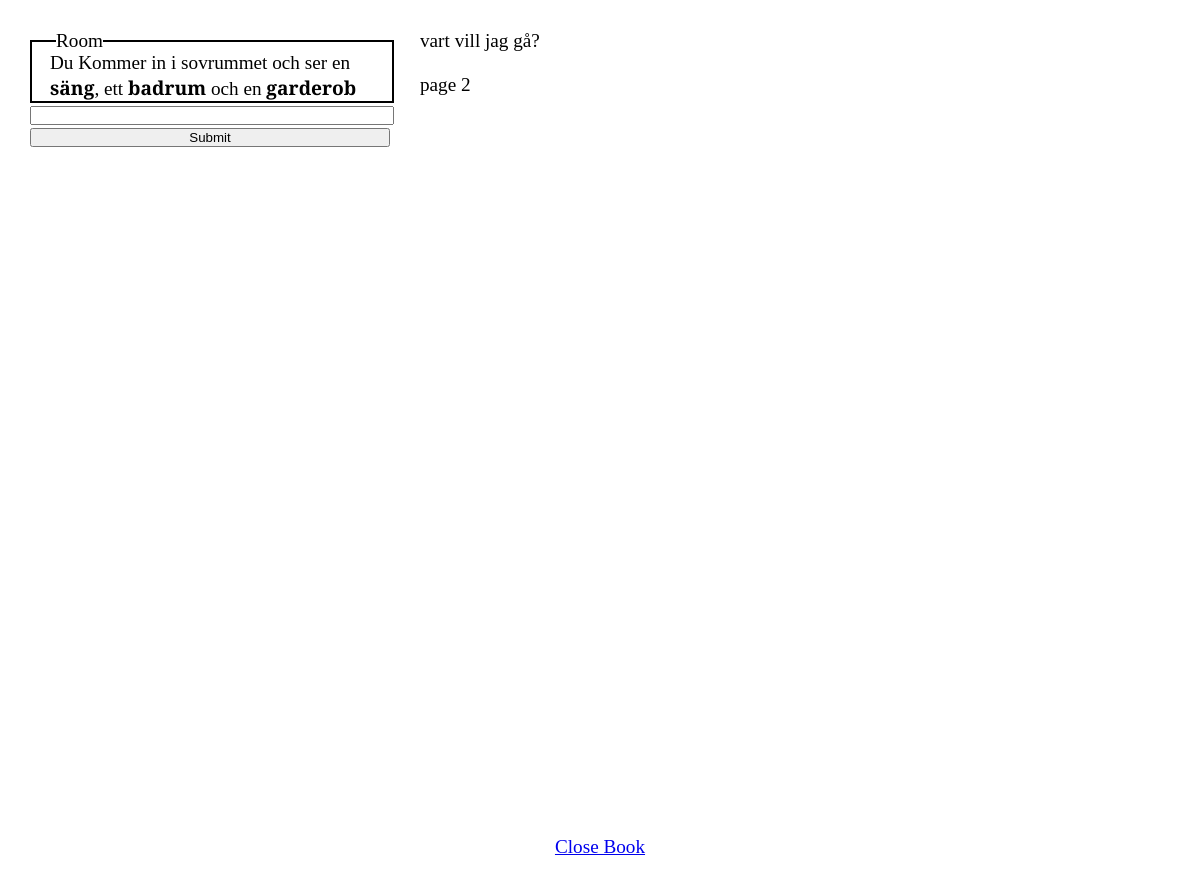
The app's page /play.php?page=2 with its own data.
### tables this page shows
CREATE TABLE `story` (
  `id` int(10) UNSIGNED NOT NULL,
  `text` text NOT NULL,
  `plats` text NOT NULL
);

### play.php (the view, shortened to what this page needs)
<!doctype html>
<html lang="se">
<head>
	<link rel="stylesheet" href="css/style.css">
	<link rel="stylesheet" type="text/css" href="css/add.css">
</head>
<body>
<main class="content">
	<section>
<?php
	include_once 'include/dbinfo.php';
	$dbh = new PDO('mysql:host=localhost;dbname=te16;charset=utf8mb4', $dbuser, $dbpass);
	if (isset($_GET['page'])) {
		$filteredPage = filter_input(INPUT_GET, "page", FILTER_VALIDATE_INT);
		$stmt = $dbh->prepare("SELECT * FROM story WHERE id = :id");
		$stmt->bindParam(':id', $filteredPage);
		$stmt->execute();
		$storyrow = $stmt->fetch(PDO::FETCH_ASSOC);
		echo "<p>" . $storyrow['text'] . "</p>";
		echo "<br><p>page " . $filteredPage . "</p>";
		echo "<a class='closeBok' href='/Webserver/Hemlig/Solo/play.php'>" . 'Close Book' . "</a>";
	} elseif(isset($_SESSION['page'])) {
	} else {
		echo "<a href='?page=1' class='openBok'>" . 'Open Book 1' . "</a>";
	}
?>
</section>
	<?php
	if (isset($_GET['page'])) {
	echo '
		<div class="roomDesPos">
			<fieldset class="roomDes">
				<legend>Room</legend>
				'
				?>
				<?php
				if (isset($_GET['page'])) {
					echo "<p class='roomDesText'>" . $storyrow['plats'] . "</p>";
				}
				?>
				<?php echo '
				</fieldset>
				<form action="" method="POST">
					<input type="text" name="input_value" id="input" autocomplete="off" autofocus>
					<input class="submit" type="submit" name="submit" ismap="submit" value="Submit">
				</form>
		</div>
		';
	}
	?>
</main>
</body>
</html>

### css/style.css (style rules this page uses)
.content { padding: 16px; }
main { margin: 0 auto; width: 90%; }
html { font-size: 16px; }
body { font-size: 1.2em; font-family: 'Merriweather', serif; margin: 0px; padding: 0px; }

### css/add.css (style rules this page uses)
* { margin: 0; padding: 0; }
section { position: absolute; left: 50%; top: 2.5vw; transform: translate(-50%,0); height: 100%; width: 30%; }
.closeBok { position: absolute; left: 50%; transform: translate(-50%,0); bottom: 10%; }
.roomDesPos { position: absolute; top: 2.5vw; left: 2.5vw; width: 30%; height: 35%; }
legend { margin-left: 2vw; }
.roomDes { border: 2px solid #000; width: 100%; overflow: hidden; }
.roomDesText { margin-left: 50%; transform: translate(-50%,0); width: 90%; }
input { height: 10%; width: 100%; }

### records on screen
story: text "vart vill jag gå?", plats "Du Kommer in i sovrummet och ser en säng , ett badrum och en garderob"

### other values on screen
$filteredPage "2"
